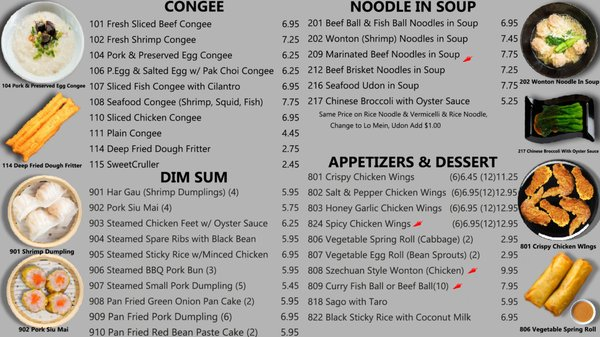
#> input picture ocr/yelp-photos-sample/22pCo74Z7ec-rECnVNO7DA.jpg, 600 x 337 px
$ jupyter execute --allow-errors menu-ocr.ipynb
#> lines starting #> are read from the running program, lines starting #| are printed output that depends on the picture; after the words box and inside, x2 and y2 are one past the last pixel; in counts of white or black regions, pixels touching at a corner belong together
# download the proper tesseract version for your OS and Python version.

This example uses the best menu found in the corpus to demonstrate that ocr works

brew install tesseract
pip install tesserocr
pip install Pillow

Attempt to convert to B&W. This is usually good for ocr, we found that this made things worse on very small files

[cell 1]
from PIL import Image

column = Image.open('./yelp-photos-sample/22pCo74Z7ec-rECnVNO7DA.jpg')
#> column is the input picture: PIL image 600x337 RGB; mean R, G, B 165.1, 161, 154.2
gray = column.convert('L')
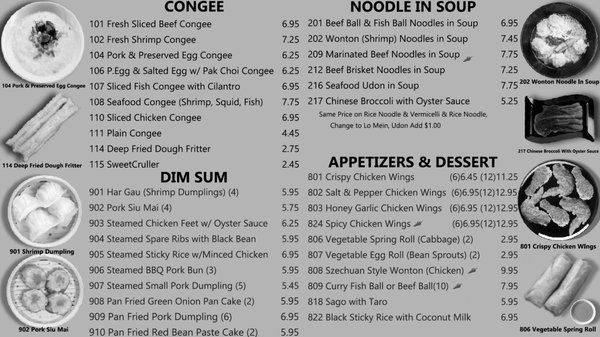
#> gray: PIL image 600x337 L; min 0, max 255, mean 161.4
blackwhite = gray.point(lambda x: 0 if x < 200 else 255, '1')
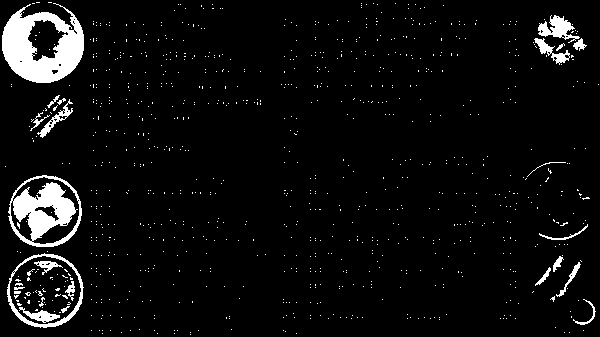
#> blackwhite: PIL image 600x337 1; 5.4% white; 945 white regions (920 under 20 px), largest, box (x1, y1, x2, y2) and area: (2, 3, 84, 83) 3763, (8, 175, 82, 247) 2626, (7, 253, 84, 328) 743
blackwhite.save("./yelp-photos-sample/22pCo74Z7ec-rECnVNO7DA_bw.jpg")
